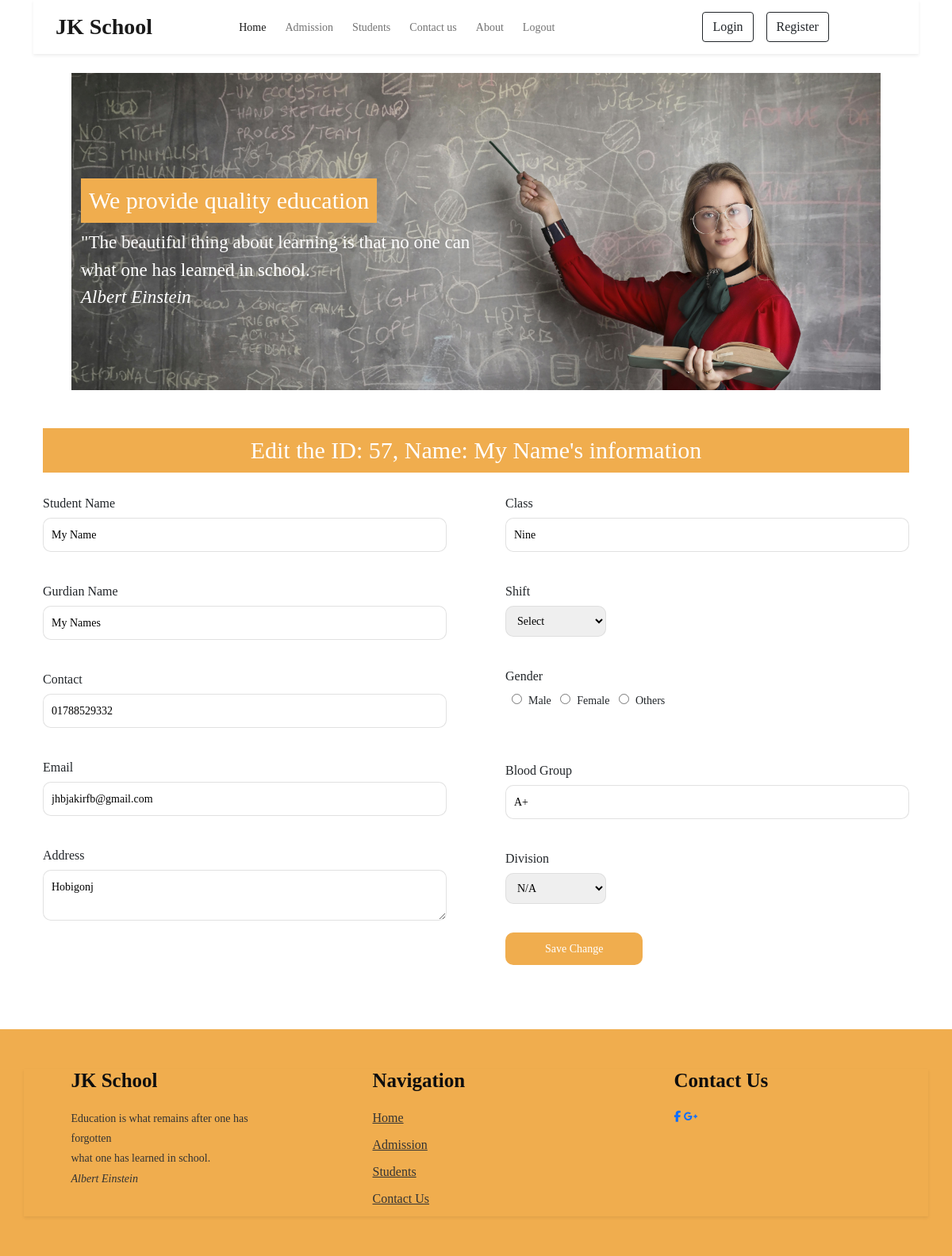
Screenshot of /?a=edit&eid=57 with the database file from the repository.
### tables this page shows
CREATE TABLE `student` (
  `id` int(11) NOT NULL,
  `sname` varchar(200) NOT NULL,
  `gname` varchar(200) NOT NULL,
  `contact` varchar(50) NOT NULL,
  `email` varchar(100) NOT NULL,
  `address` varchar(2000) NOT NULL,
  `class` varchar(10) NOT NULL,
  `shift` int(11) NOT NULL,
  `gender` varchar(10) NOT NULL,
  `blgroup` varchar(5) NOT NULL,
  `division` int(11) NOT NULL
);

### admin/edit.php (the view, shortened to what this page needs)
<?php
    $esname = "";
    $egname = "";
    $econtact = "";
    $eemail = "";
    $eaddress = "";
    $eclass = "";
    $eshift = "";
    $eblgroup = "";
    $edivision = "";
    $sql = "select * from student where id = ".$_GET['eid'];
    $table = mysqli_query($cn, $sql);
    $row = mysqli_fetch_assoc($table);
?>
<div class="form-area">
    <div class="container">
        <div class="row">
            <div class="col-md-12">
                <div class="section-title">
                    <h3 id="et">Edit the ID:
                        <?php print $_GET['eid'].', Name: '.$row["sname"]; ?>'s information</h3>
                </div>
                <div class="row">
                    <div class="col-md-12">
                        <form action="" method="post">
                            <div class="row">
                                <div class="col-md-6">
                                    <div class="left-side-form">
                                        <h5><label for="sname">Student name</label>
                                                </h5>
                                        <p><input type="text" name="sname" value="<?php print $row['sname']; ?>"></p>
                                        <h5><label for="gname">gurdian name</label></h5>
                                        <p><input type="text" name="gname" value="<?php print $row['gname']; ?>"></p>
                                        <h5><label for="contact">contact</label></h5>
                                        <p><input type="text" name="contact" value="<?php print $row['contact']; ?>"></p>
                                        <h5><label for="email">email</label></h5>
                                        <p><input type="text" name="email" value="<?php print $row['email']; ?>"></p>
                                        <h5><label for="address">address</label></h5>
                                        <p><textarea name="address"><?php print $row['address']; ?></textarea></p>
                                    </div>
                                </div>
                                <div class="col-md-6">
                                    <div class="right-side-form">
                                        <h5><label for="class">class</label></h5>
                                        <p><input type="text" name="class" value="<?php print $row['class']; ?>"></p>
                                        <h5><label for="shift">shift</label></h5>
                                        <p><select name="shift" id="">
                                                <option value="0">select</option>
                                            </select></p>
                                        <h5><label for="gender">Gender</label></h5>
                                        <input type="radio" name="gender" value="male"><span>Male</span>
                                        <input type="radio" name="gender" value="female"><span>Female</span>
                                        <input type="radio" name="gender" value="others"><span>Others</span>
                                        <h5><label for="blgroup">blood group</label></h5>
                                        <p><input type="text" name="blgroup" value="<?php print $row['blgroup']; ?>"></p>
                                        <h5><label for="division">division</label></h5>
                                        <p><select name="division" id="">
                                                <option value="0">N/A</option>
                                            </select></p>
                                        <p><input type="submit" name="submit" value="Save Change"></p>
                                    </div>
                                </div>
                            </div>
                        </form>
                    </div>
                </div>
            </div>
        </div>
    </div>
</div>

### styleone.css (style rules this page uses)
* { margin: 0 auto; }
body { font-family: 'Times New Roman', Times, serif; font-size: 14px; }
.section-title h3 { background: #f0ad4e; padding: 10px; color: #fff; font-size: 30px; text-align: center; margin-bottom: 25px; }
form label { text-transform: capitalize; font-size: 16px; margin: 0; display: inline-block; }
form { margin-bottom: 35px; }
form input[type="text"], textarea { width: 100%; padding: 10px; border: 1px solid #dddd; outline: none; border-radius: 10px; margin-bottom: 20px; }
.left-side-form { margin-right: 25px; }
.right-side-form { margin-left: 25px; }
select { width: 25%; padding: 10px; border: 1px solid #dddd; text-transform: capitalize; border-radius: 10px; margin-bottom: 20px; outline: none; }
input[type="radio"] { margin: 0 8px; margin-bottom: 70px; }
input[type="submit"] { background: #f0ad4e; border: none; color: #fff; padding: 10px 50px; border-radius: 10px; outline: none; }

### rows the page displays
student: sname "My Name", gname "My Names", contact "01788529332", email "jhbjakirfb@gmail.com", address "Hobigonj", class "Nine", blgroup "A+"

### other values shown
$_GET['eid'] "57"
